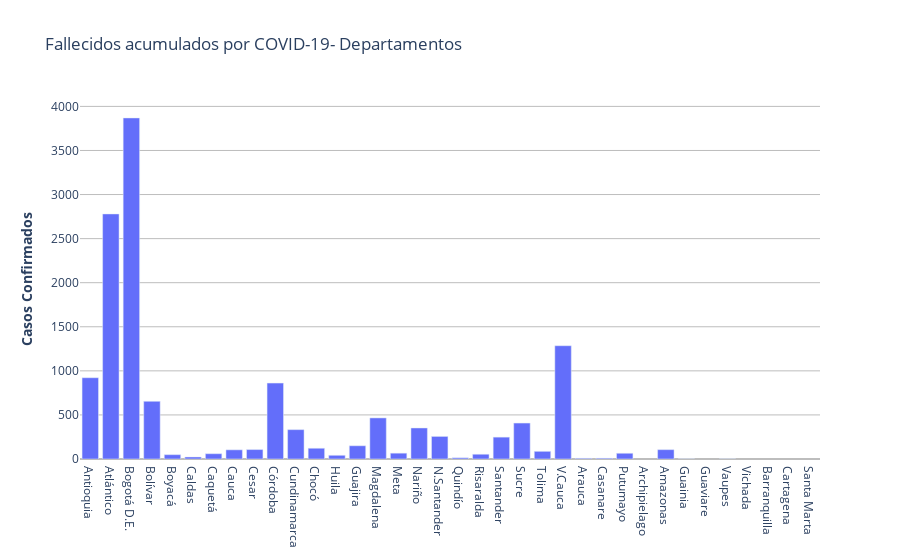

Source (notebook cell):
### Code cell
fig = go.Figure([go.Bar(x=df_covid_depf2['Departamentos'], y=df_covid_depf2['casos_y'])])

fig.update_layout(
    title_text="Fallecidos acumulados por COVID-19- Departamentos", 
    paper_bgcolor='rgba(0,0,0,0)',
    plot_bgcolor='rgba(0,0,0,0)',
   
)

fig.update_yaxes(title_text="<b>Casos Confirmados</b>",gridcolor='#bdbdbd',zerolinecolor='#bdbdbd')
fig.show()

### Figure 1 — Plotly figure (JSON) as saved in the notebook; plotly's stock layout.template omitted (floating-point values rounded to 4 significant figures)
{"data": [{"type": "bar", "x": ["Antioquia", "Atlántico", "Bogotá D.E.", "Bolívar", "Boyacá", "Caldas", "Caquetá", "Cauca", "Cesar", "Córdoba", "Cundinamarca", "Chocó", "Huila", "Guajira", "Magdalena", "Meta", "Nariño", "N.Santander", "Quindío", "Risaralda", "Santander", "Sucre", "Tolima", "V.Cauca", "Arauca", "Casanare", "Putumayo", "Archipielago", "Amazonas", "Guainia", "Guaviare", "Vaupes", "Vichada", "Barranquilla", "Cartagena", "Santa Marta"], "y": [922, 2780, 3869, 654, 49, 23, 60, 104, 107, 861, 333, 122, 42, 150, 466, 66, 352, 256, 14, 54, 248, 408, 87, 1285, 8, 9, 65, null, 106, 1, null, 1, null, null, null, null]}], "layout": {"paper_bgcolor": "rgba(0,0,0,0)", "plot_bgcolor": "rgba(0,0,0,0)", "title": {"text": "Fallecidos acumulados por COVID-19- Departamentos"}, "yaxis": {"gridcolor": "#bdbdbd", "title": {"text": "<b>Casos Confirmados</b>"}, "zerolinecolor": "#bdbdbd"}}}
